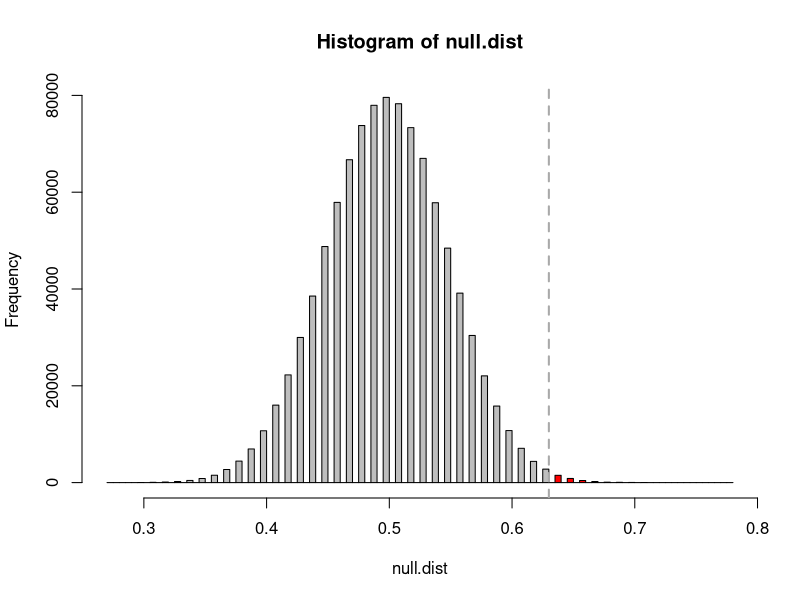
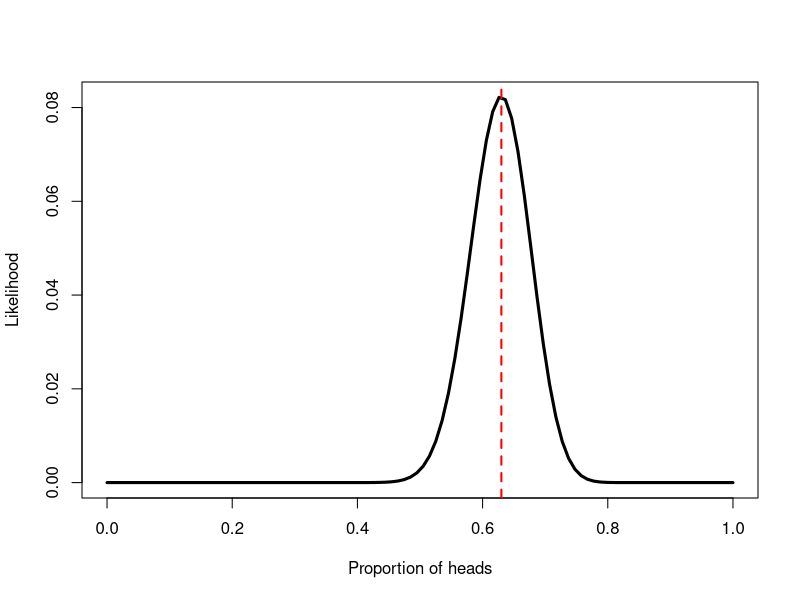
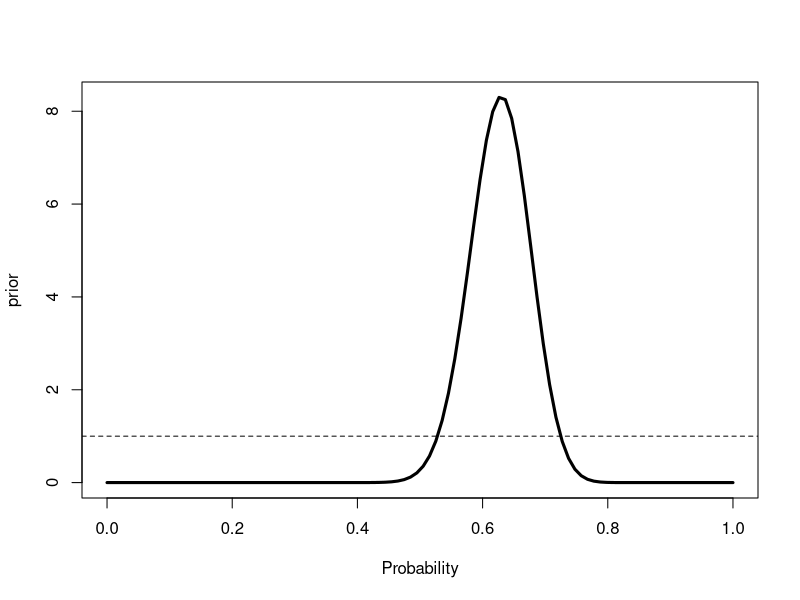
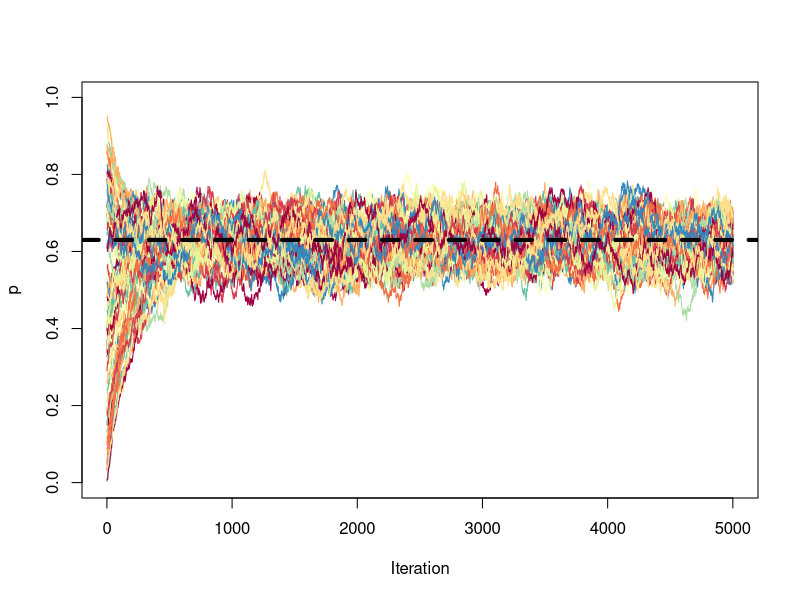
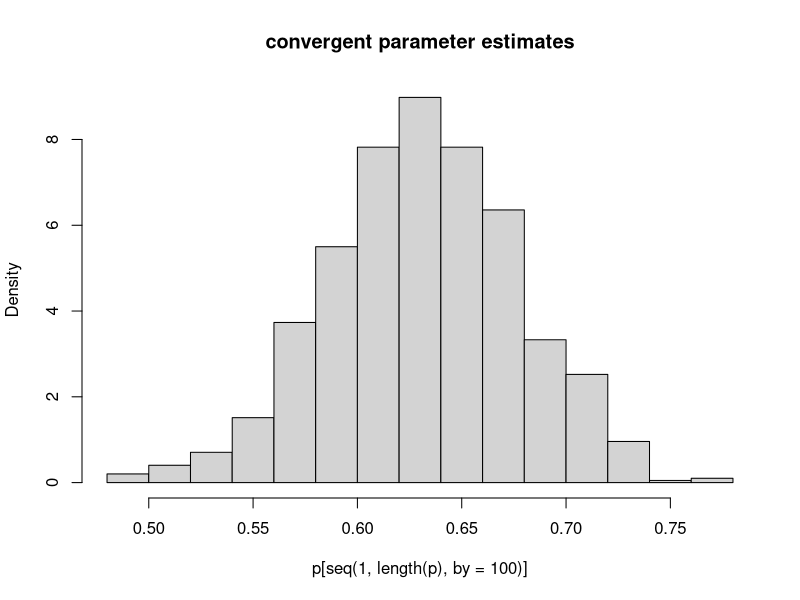
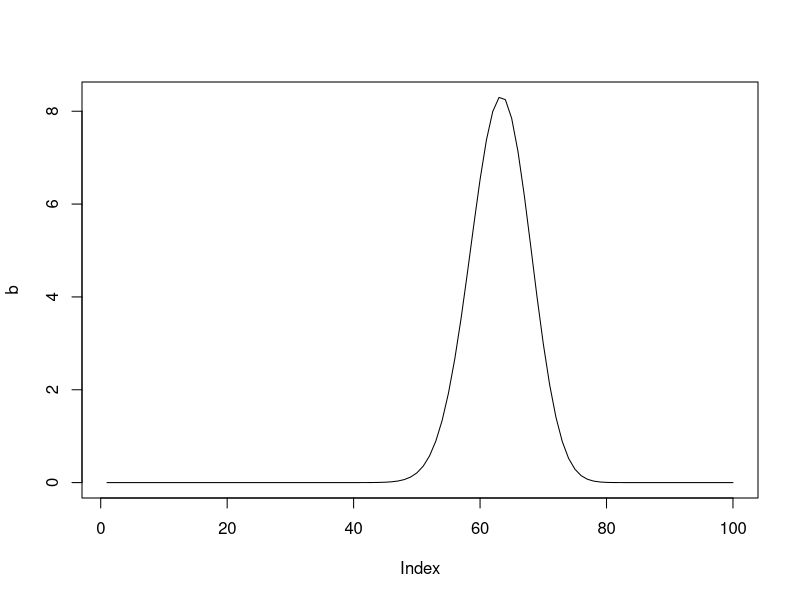

Write the R code that produced these figures, in order.
## ---- chunk 1
knitr::opts_chunk$set(echo = TRUE)
## ---- chunk 2
D <- 63/100 # the D stands for data
## ---- chunk 3
p_h <- 0.5 # null hypothesis for fair lizard flips
## ---- chunk 4
# creating our own p-value:
# generate a random number of "heads" for 100 coin flips, 10000 times:
null.dist <- rbinom(1000000, 100, 0.5) / 100
{h <- hist(null.dist, breaks = 100, plot = FALSE)
  clr <- ifelse(h$breaks <= 0.63, "grey", "red")[-length(h$breaks)]
  plot(h, col = clr)
abline(v = 0.63, col = "darkgrey", lwd = 2, lty = 2)}
# should have a mean of about 0.5
mean(null.dist)

# how many are as extreme or more extreme than a proportion of 0.63?
sum(null.dist >= 0.63) / length(null.dist) # should be on the order of 10^-3

# what if we use the built-in r function to sample from a true normal distribution?
2 * (1 - pbinom(63, 100, 0.5))

## ---- chunk 5
n <- 100
H <- 63
p_h <- seq(0, 1, length.out = 100)

lklhd <- function(p, n, H) {
  fac <- factorial(n) / (factorial(n - H) * factorial(H))
  l <- fac * p^63 * (1 - p)^37
  return(l)
}

p <- sapply(p_h, function(i) lklhd(i, n, H))

{plot(p_h, p, type = 'l', lwd = 3, xlab = "Proportion of heads", ylab = "Likelihood")
  abline(v = 0.63, col = "red", lty = 2, lwd = 2)}
## ---- chunk 6
L1 <- log(lklhd(0.5, 100, 63)); L1

L2 <- log(lklhd(0.63, 100, 63)); L2

ratio <- 2*(L2 - L1); ratio

1 - pchisq(ratio, df = 1)
## ---- chunk 7
# AIC for no estimated parameters:
AIC_1 <- 2*0 - 2*L1; AIC_1
AIC_2 <- 2*1 - 2*L2; AIC_2

# size-corrected:
AIC_1 + 2*0*(0+1) / (100 - 0 - 1)
AIC_2 + 2*1*(1+1) / (100 - 1 - 1)

AIC_1 - AIC_2
## ---- chunk 8
# compare posterior and prior probability distributions:

prior <- 1
bayesian <- function(n, H, p) {
  b <- factorial(n + 1) / (factorial(H) * factorial(n - H)) * p^H * (1-p)^(n-H)
  return(b)
}

b <- sapply(seq(0, 1, length.out = 100), function(i) bayesian(100, 63, i))

{plot(seq(0, 1, length.out = 100), b, type = 'l', 
     lwd = 3,
     ylab = "prior",
     xlab = "Probability")
  abline(h = prior, lty = 2)}
## ---- chunk 9

# pick a starting parameter value and epsilon
# p <- runif(1); we'll use 0.6 because it's what the book does
p <- 0.6
e <- 0.01

# propose a new value
p2 <- runif(1, p-e, p+e); p2

## ---- chunk 10

# let's redifine this guy as a reminder
likelihood <- function(p, n, H) {
  fac <- factorial(n) / (factorial(n - H) * factorial(H))
  l <- fac * p^63 * (1 - p)^37
  return(l)
}

# calculate likelihoods
L1 <- likelihood(p, 100, 63); L1
L2 <- likelihood(p2, 100, 63); L2


# get likelihood ratio
L_ratio <- L2 / L1; L_ratio

# acceptance ratio
# in this case, just equal to L_ratio
R_accept <- 1 * 1 * L_ratio; R_accept

# choose a random threshold
x <- runif(1)

# if x is lower than the acceptance ratio, keep current p
if (x <= R_accept) {
  
  p <- p2
  
}
## ---- chunk 11

likelihood <- function(p, n, H) {
  fac <- factorial(n) / (factorial(n - H) * factorial(H))
  l <- fac * p^H * (1 - p)^(n - H)
  return(l)
}

MCMC <- function(n, H, p = "rand",
                 U = c(0, 1), 
                 e = 0.01, 
                 iter = 5000) {
  
  # get starting parameter if not specified
  if (p == "rand") {
    p <- runif(1, min = U[1], max = U[2])
  }
  
  # store values in a vector
  p_vec <- p
  
  for (i in 1:iter) {
    # propose a new value
    p2 <- runif(1, min = p-e, max = p+e)
    
    # get their likelihoods
    L1 <- likelihood(p, n, H)
    L2 <- likelihood(p2, n, H)
    
    # likelihood ratio
    L_ratio <- L2 / L1
    
    # generate random threshold
    x <- runif(1)
    
    if (x <= L_ratio) {
      p <- p2
    }
    
    p_vec <- c(p_vec, p)
    
  }
  
  return(p_vec)
  
}

# define color vector
colors <- RColorBrewer::brewer.pal(11, "Spectral")

# plot 101 runs
plot(MCMC(n = 100, H = 63),
     type = 'l', col = colors[runif(1, 1, length(colors))], 
     ylim = c(0, 1),
     ylab = "p", xlab = "Iteration")
for (i in 1:100) {
  points(MCMC(n = 100, H = 63),
         type = 'l', col = colors[runif(1, 1, length(colors))])
}
abline(h = 0.63, lty = 2, lwd = 4, col = "black")
## ---- chunk 12
p <- MCMC(100, 63, iter = 100000)

# chop off the "burn-in" segment
p <- p[-c(1:1000)]

# let's overlay our old bayesian friend, the Metropolis-Hastings algorithm
bayesian <- function(n, H, p) {
  b <- factorial(n + 1) / (factorial(H) * factorial(n - H)) * p^H * (1-p)^(n-H)
  return(b)
}

b <- sapply(seq(0, 1, length.out = 100), function(i) bayesian(100, 63, i))

# take every 100th value to avoid autocorrelation
hist(p[seq(1, length(p), by = 100)],
     probability = T,
     main = "convergent parameter estimates")
plot(b, type = 'l')

